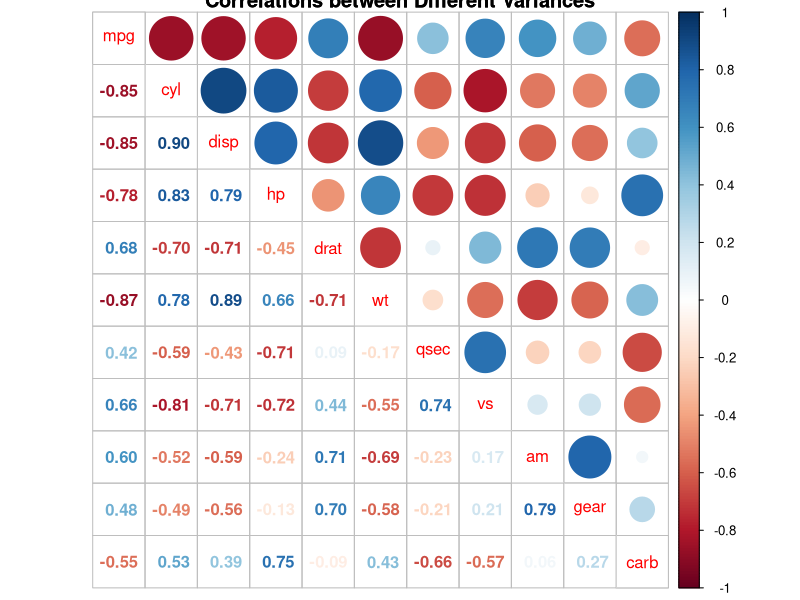
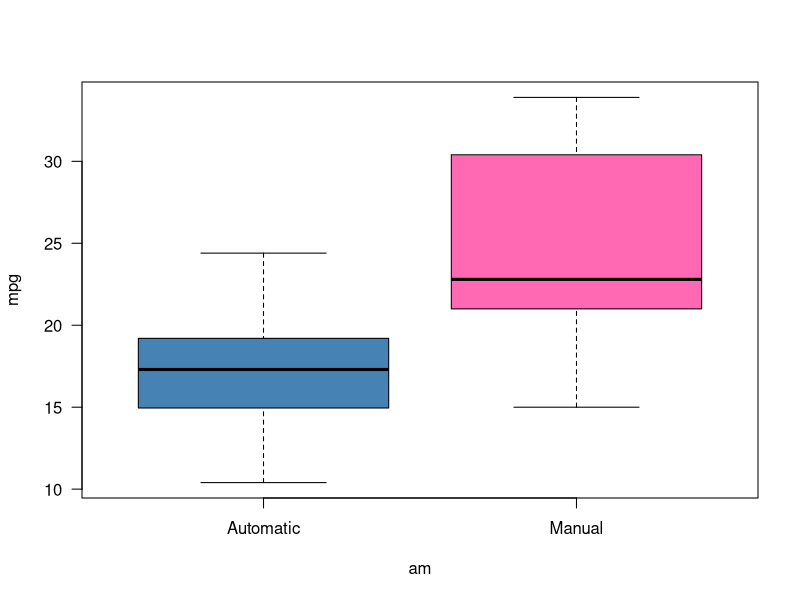

Reproduce these figures in R, in order. (Note: this script raises an error after producing the figures.)
library(datasets)
library(corrplot)
M <- cor(mtcars)
corrplot.mixed(M, lower = "number", upper = "circle", title= "Correlations between Different Variances")
boxplot(mpg ~ am, data = mtcars, col=c("steelblue","hotpink"),names = c("Automatic", "Manual"),las=1, font.lab=2)
bartlett.test(mpg ~ am, data = mtcars.fact)$p.value
fit.whole <- lm(mpg ~ ., data = mtcars.fact)
fit.optimal <- step(fit.whole, direction = 'both')
print(fit.optimal$call)
par(mfrow = c(2,2))
plot(fit.optimal)